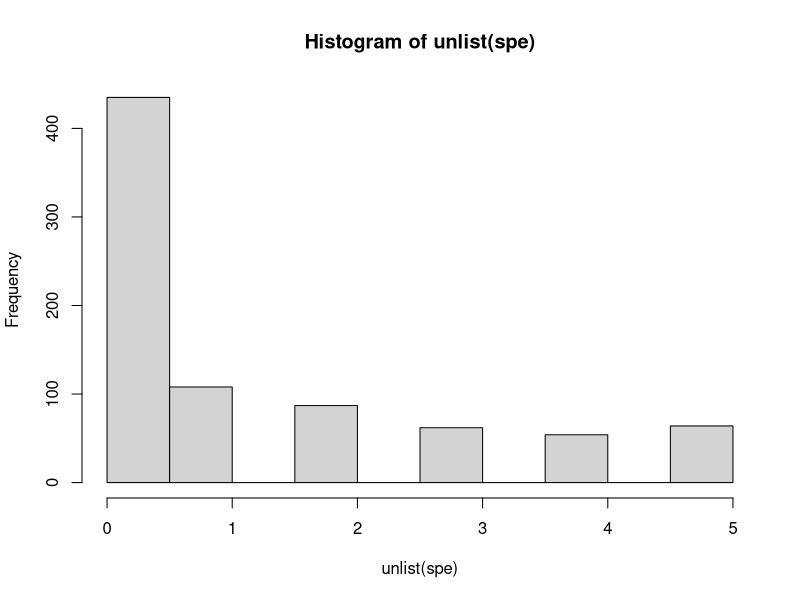
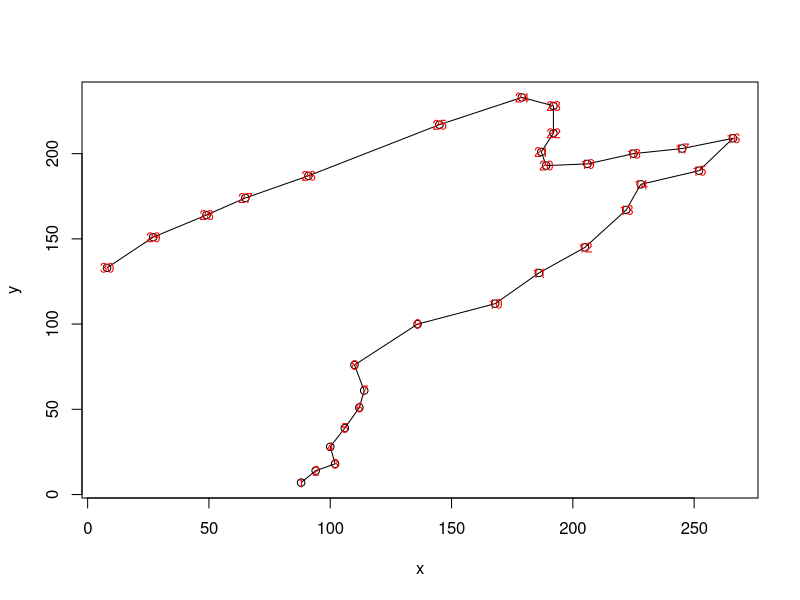
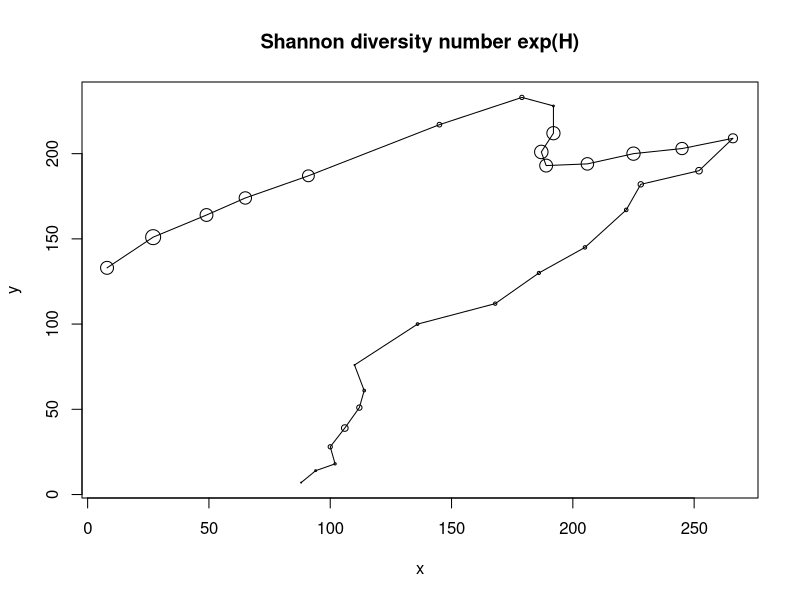
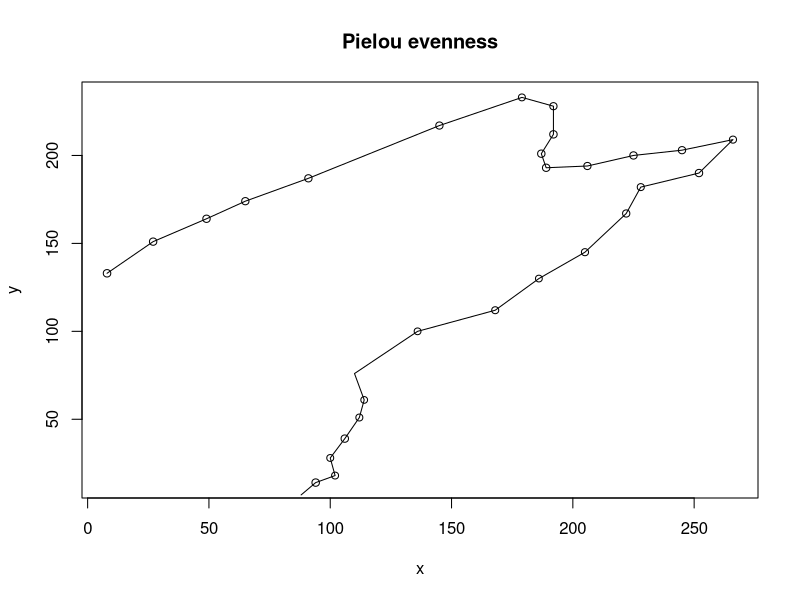
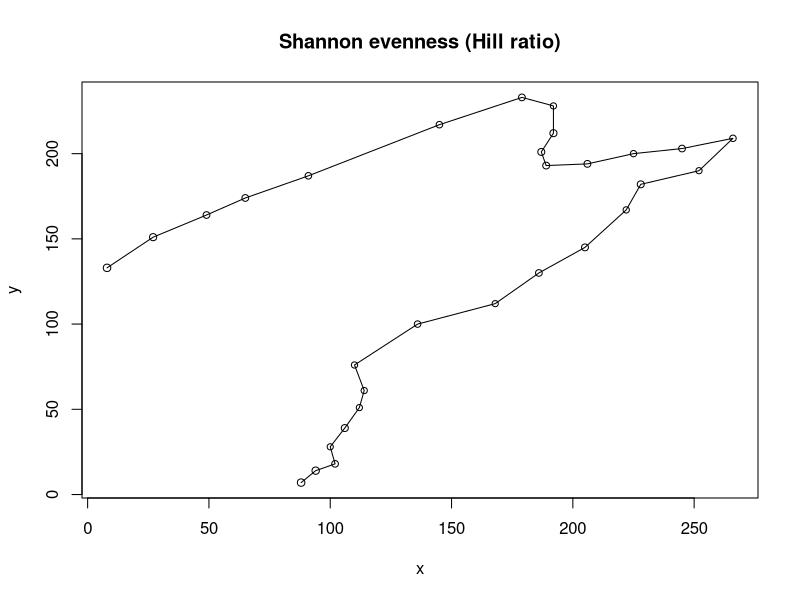

These charts were generated, in order, by the following R code:
# Numerical Ecology in R, by Borcard, Gillet, and 
# Legendre

# Aaron Tayal Feb 5 2025

library(ade4)

data(doubs, package="ade4")

spe <- doubs$fish
View(spe)

hist(unlist(spe))

spa <- doubs$xy

plot(spa)
lines(spa)
text(spa, row.names(spa), cex=0.8, col="red")

# Compute classical diversity indices (page 17):
library(vegan)
?diversity
N0 <- rowSums(spe > 0) # species richness
H <- diversity(spe, index="shannon") # shannon entropy
N1 <- exp(H) # shannon diversity number

# Plot a bubble diagram of shannon diversity:
plot(spa, main="Shannon diversity number exp(H)", pch=21, cex=2*N1/max(N1)) + 
  lines(spa)

J <- H/log(N0)
plot(spa[2:30,], main="Pielou evenness", pch=21, cex=J[2:30]/max(J[2:30])) + 
  lines(spa) # The Pielou evenness seems not to vary that much

E1 <- N1/N0 # Shannon evenness
plot(spa[-8], main="Shannon evenness (Hill ratio)", pch=21, cex=E1[-8]/max(E1[-8])) + 
  lines(spa)
# Because the abundances are on a 1-5 scale of commonness, rather
# than being actual numerical abundance, then it is not 
# easy to interpret values such as evenness

# Question: what is the minimum possible value that Shannon diversity exp(H)
# can reach?
test <- c(0.9999, 0.0001)
sum(test)
diversity(test)
